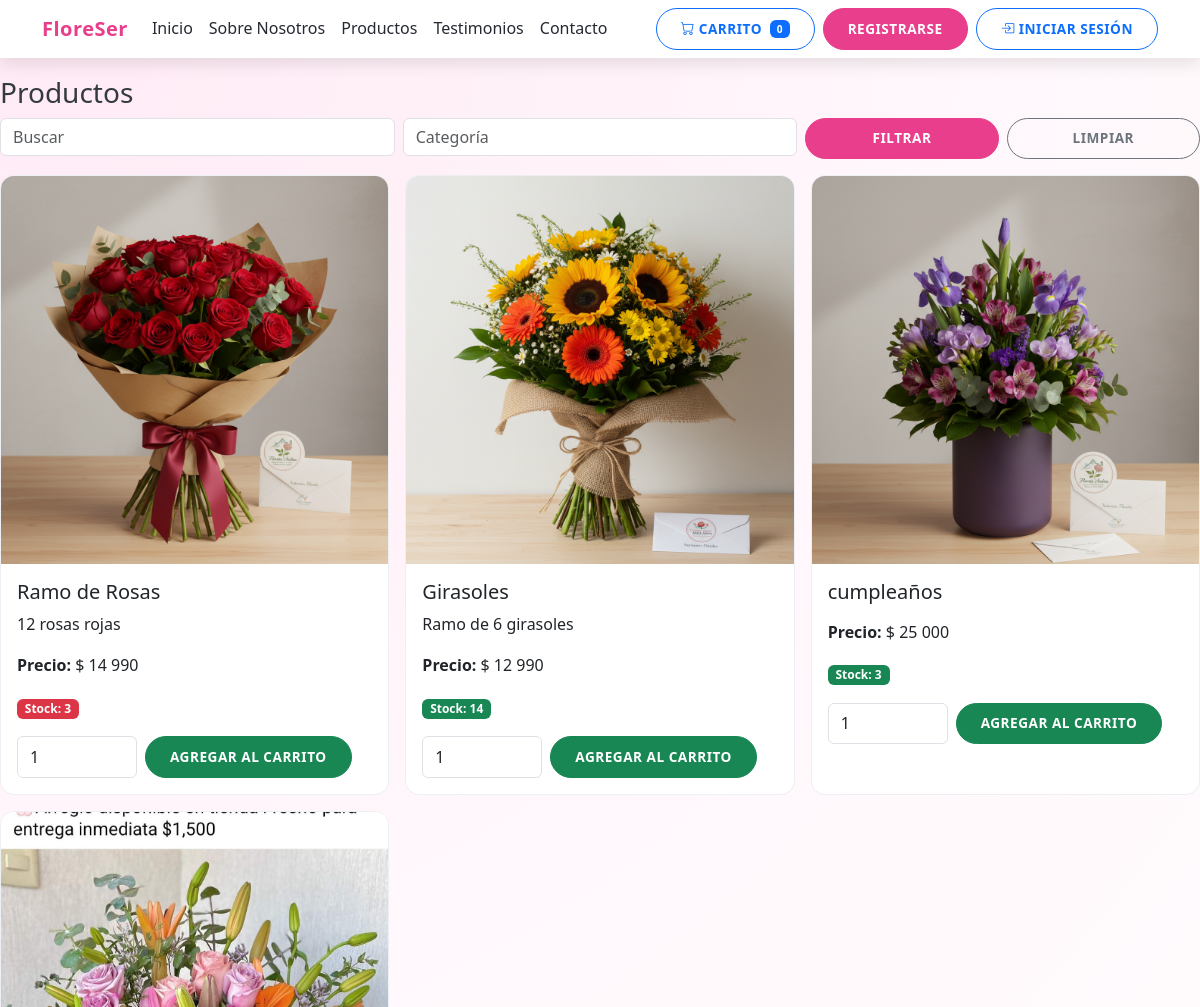
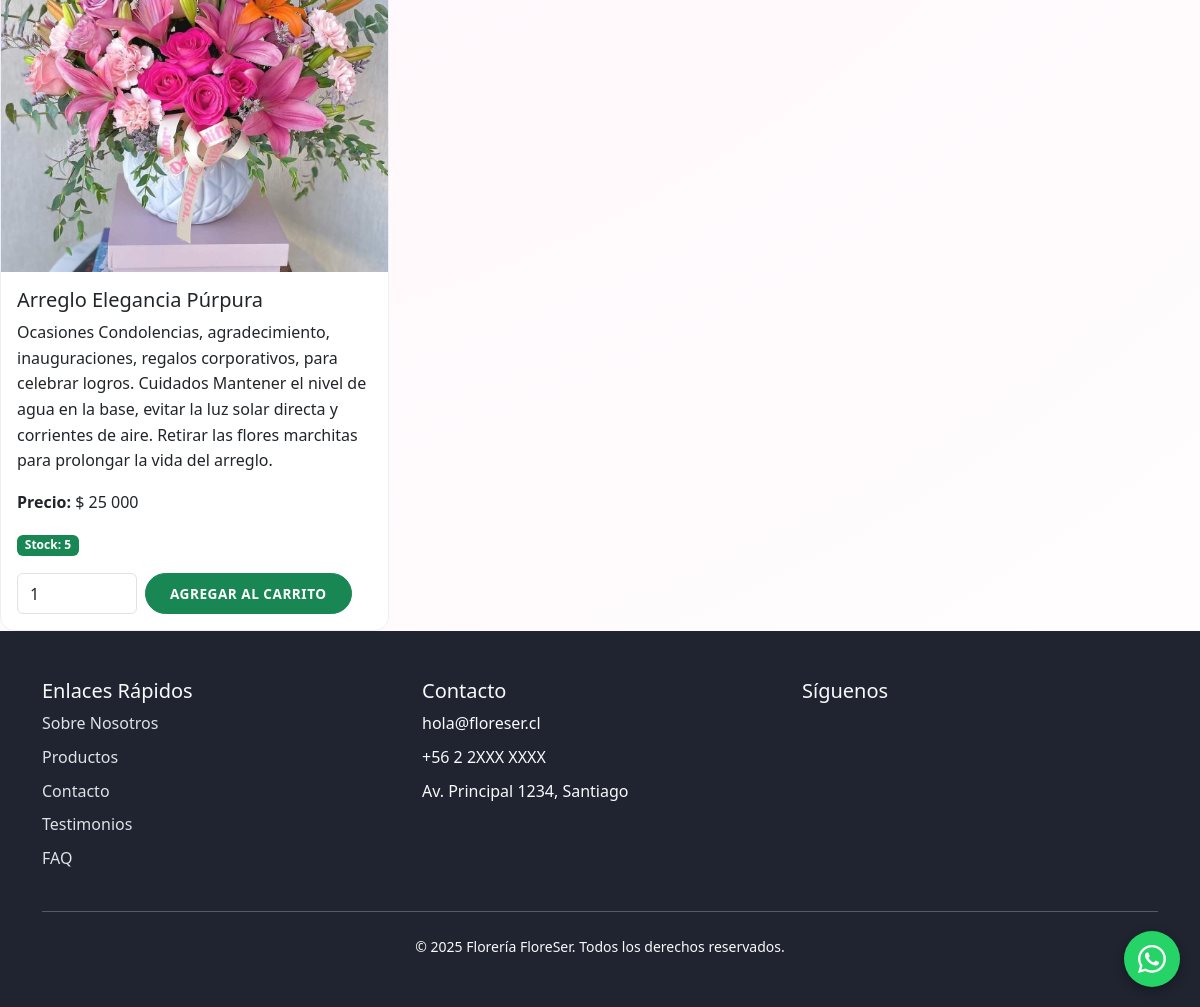
/productos/, run on the app's committed database (2 pictures, top to bottom).
### apps/productos/models.py (models this page shows, shortened)
class Producto(models.Model):
    class Categoria(models.TextChoices):
        AMOR_ANIVERSARIO = 'Amor y Aniversario', 'Amor y Aniversario'
        CUMPLEANOS = 'Cumpleaños', 'Cumpleaños'
        AGRADECIMIENTO = 'Agradecimiento', 'Agradecimiento'
        CONDOLENCIAS = 'Condolencias', 'Condolencias'
    sku = models.CharField(max_length=50, unique=True)
    nombre = models.CharField(max_length=150)
    descripcion = models.TextField(blank=True)
    categoria = models.CharField(max_length=100, choices=Categoria.choices)
    precio = models.DecimalField(max_digits=12, decimal_places=0, validators=[MinValueValidator(0)])
    stock = models.IntegerField(default=0, validators=[MinValueValidator(0)])
    stock_minimo = models.IntegerField(default=0, validators=[MinValueValidator(0)])
    imagen = models.ImageField(upload_to='productos/', blank=True, null=True)
    destacado = models.BooleanField(default=False)

### apps/home/models.py (models this page shows, shortened)
class Config(models.Model):
    nombre_sitio = models.CharField(max_length=100, default='Florería FloreSer')
    logo = models.ImageField(upload_to='configuracion/', blank=True, null=True)
    favicon = models.ImageField(upload_to='configuracion/', blank=True, null=True)
    telefono = models.CharField(max_length=20, blank=True)
    email = models.EmailField(blank=True)
    direccion = models.TextField(blank=True)
    horario_atencion = models.CharField(max_length=100, blank=True)
    facebook_url = models.URLField(blank=True)
    instagram_url = models.URLField(blank=True)
    whatsapp_numero = models.CharField(max_length=20, blank=True)
    alto_imagen_destacado = models.PositiveIntegerField(
        default=220,
        help_text=_('Altura en píxeles para productos destacados en la página de inicio.'),
    )
    alto_imagen_producto = models.PositiveIntegerField(
        default=220,
        help_text=_('Altura en píxeles para imágenes del catálogo de productos.'),
    )
    alto_imagen_ocasion = models.PositiveIntegerField(
        default=230,
        help_text=_('Altura en píxeles para las tarjetas de "Comprar por Ocación".'),
    )
    class Meta:
        verbose_name = _('Configuración del Sitio')
        verbose_name_plural = _('Configuración del Sitio')
        db_table = 'home_config'   # <- nombre exacto que evita el error
        app_label = 'home'

### apps/productos/views.py (the view)
# urls.py: path('', lista_productos, name='lista'),
def lista_productos(request):
    q = request.GET.get('q', '').strip()
    categoria = request.GET.get('categoria', '').strip()
    productos = Producto.objects.all()
    if q:
        productos = productos.filter(nombre__icontains=q)
    if categoria:
        productos = productos.filter(categoria__icontains=categoria)
    configuracion = Config.objects.first()
    return render(request, 'productos/lista.html', {
        'productos': productos,
        'q': q,
        'categoria': categoria,
        'configuracion': configuracion,
    })

### templates/productos/lista.html (shortened to what this page needs)
{% extends 'base.html' %}
{% load humanize %}
{% block content %}
<h3>Productos</h3>
<form class="row g-2 mb-3" method="get">
  <div class="col-sm-4"><input type="text" class="form-control" name="q" placeholder="Buscar" value="{{ q }}"></div>
  <div class="col-sm-4"><input type="text" class="form-control" name="categoria" placeholder="Categoría" value="{{ categoria }}"></div>
  <div class="col-sm-2"><button class="btn btn-primary w-100" type="submit">Filtrar</button></div>
  <div class="col-sm-2"><a class="btn btn-outline-secondary w-100" href="{% url 'productos:lista' %}">Limpiar</a></div>
</form>
<div class="row row-cols-1 row-cols-md-3 g-3">
  {% for p in productos %}
  <div class="col">
    <div class="card h-100">
      {% if p.imagen %}<img src="{{ p.imagen.url }}" class="card-img-top" alt="{{ p.nombre }}">{% endif %}
      <div class="card-body">
        <h5 class="card-title">{{ p.nombre }}</h5>
        <p class="card-text">{{ p.descripcion|default:"" }}</p>
        <p class="card-text"><strong>Precio:</strong> $ {{ p.precio|floatformat:0|intcomma }}</p>
        <p class="card-text">
          {% if p.stock <= p.stock_minimo %}
            <span class="badge bg-danger">Stock: {{ p.stock }}</span>
          {% else %}
            <span class="badge bg-success">Stock: {{ p.stock }}</span>
          {% endif %}
        </p>
        <form action="{% url 'pedidos:carrito_agregar' p.id %}" method="post" class="d-flex gap-2">
          <input type="number" min="1" value="1" name="cantidad" class="form-control" style="max-width:120px">
          <button class="btn btn-success" type="submit">Agregar al carrito</button>
        </form>
      </div>
    </div>
  </div>
  {% empty %}
  <p>No hay productos.</p>
  {% endfor %}
</div>
{% endblock %}

### templates/base.html (shortened to what this page needs)
<!DOCTYPE html>
{% load static %}
{% load i18n %}
<html lang="es">
<head>
    <link href="https://cdn.jsdelivr.net/npm/bootstrap@5.3.0/dist/css/bootstrap.min.css" rel="stylesheet">
    <link rel="stylesheet" href="https://cdn.jsdelivr.net/npm/bootstrap-icons@1.10.0/font/bootstrap-icons.css">
    <link rel="stylesheet" href="{% static 'css/styles.css' %}">
</head>
<body>
    <nav class="navbar navbar-expand-lg navbar-main fixed-top">
        <div class="container">
            <a class="navbar-brand" href="{% url 'home:index' %}">
                {% if configuracion and configuracion.logo %}
                <img src="{{ configuracion.logo.url }}" alt="{{ configuracion.nombre_sitio }}" height="40">
                {% else %}
                FloreSer
                {% endif %}
            </a>
            <div class="collapse navbar-collapse" id="navbarNav">
                {% url 'home:index' as home_url %}
                {% url 'home:sobre_nosotros' as sobre_url %}
                {% url 'productos:lista' as productos_url %}
                {% url 'home:testimonios' as testimonios_url %}
                {% url 'home:index' as home_url3 %}
                {% url 'pedidos:carrito' as carrito_url %}
                {% url 'clientes:perfil' as cli_perfil_url %}
                {% url 'clientes:mis_pedidos' as cli_misped_url %}
                {% url 'productos:crear' as prod_crear_url %}
                {% url 'admin:index' as admin_index_url %}
                {% url 'logout' as logout_url %}
                {% url 'login' as login_url %}
                <ul class="navbar-nav me-auto">
                    {% if home_url %}
                    <li class="nav-item">
                        <a class="nav-link" href="{{ home_url }}#inicio">Inicio</a>
                    </li>
                    {% endif %}
                    {% if sobre_url %}
                    <li class="nav-item">
                        <a class="nav-link" href="{{ sobre_url }}">Sobre Nosotros</a>
                    </li>
                    {% endif %}
                    {% if productos_url %}
                    <li class="nav-item">
                        <a class="nav-link" href="{{ productos_url }}">Productos</a>
                    </li>
                    {% endif %}
                    {% if testimonios_url %}
                    <li class="nav-item">
                        <a class="nav-link" href="{{ testimonios_url }}">Testimonios</a>
                    </li>
                    {% endif %}
                    {% if home_url3 %}
                    <li class="nav-item">
                        <a class="nav-link" href="{{ home_url3 }}#contacto">Contacto</a>
                    </li>
                    {% endif %}
                </ul>
                <div class="d-flex">
                    <a href="{{ carrito_url|default:'#' }}" class="btn btn-outline-primary me-2">
                        <i class="bi bi-cart"></i> Carrito
                        <span class="badge bg-primary ms-1">0</span>
                    </a>
                    {% if user.is_authenticated %}
                    <div class="dropdown">
                        <button class="btn btn-outline-primary dropdown-toggle" type="button" id="userDropdown" data-bs-toggle="dropdown">
                            <i class="bi bi-person-circle"></i> {{ user.username }}
                        </button>
                        <ul class="dropdown-menu dropdown-menu-end">
                            {% if cli_perfil_url %}
                            <li><a class="dropdown-item" href="{{ cli_perfil_url }}">Mi Perfil</a></li>
                            {% endif %}
                            {% if cli_misped_url %}
                            <li><a class="dropdown-item" href="{{ cli_misped_url }}">Mis Pedidos</a></li>
                            {% endif %}
                            {% if user.is_staff and admin_index_url %}
                            <li><a class="dropdown-item" href="{{ admin_index_url }}">Administración</a></li>
                            {% endif %}
                            {% if user.is_staff %}
                            <li><a class="dropdown-item" href="{% url 'reportes:index' %}">Reportes</a></li>
                            {% endif %}
                            {% if user.is_staff and prod_crear_url %}
                            <li><a class="dropdown-item" href="{{ prod_crear_url }}">Agregar producto</a></li>
                            {% endif %}
                            <li><hr class="dropdown-divider"></li>
                            <li>
                                <form action="{{ logout_url|default:'#' }}" method="post" class="d-inline">
                                    {% csrf_token %}
                                    <button type="submit" class="dropdown-item">Cerrar Sesión</button>
                                </form>
                            </li>
                        </ul>
                    </div>
                    {% else %}
                    <div class="d-flex gap-2">
                        <a href="{% url 'signup' %}" class="btn btn-primary">
                            Registrarse
                        </a>
                        <a href="{{ login_url|default:'#' }}" class="btn btn-outline-primary">
                            <i class="bi bi-box-arrow-in-right"></i> Iniciar Sesión
                        </a>
                    </div>
                    {% endif %}
                </div>
            </div>
        </div>
    </nav>
    <div style="padding-top: 76px;">
        {% block content %}{% endblock %}
    </div>
    <footer class="footer-site py-5">
        <div class="container">
            <div class="row g-4">
                <div class="col-lg-4">
                    <h5>Enlaces Rápidos</h5>
                    <ul class="list-unstyled footer-links">
                        {% url 'home:sobre_nosotros' as sobre_url %}
                        {% url 'productos:lista' as prodf_url %}
                        {% url 'home:testimonios' as testimoniosf_url %}
                        {% url 'home:faq' as faq_url %}
                        <li class="mb-2">
                            <a href="{{ sobre_url|default:'#' }}" class="text-decoration-none">Sobre Nosotros</a>
                        </li>
                        <li class="mb-2">
                            <a href="{{ prodf_url|default:'#' }}" class="text-decoration-none">Productos</a>
                        </li>
                        <li class="mb-2">
                            <a href="{{ homef_url|default:'#' }}#contacto" class="text-decoration-none">Contacto</a>
                        </li>
                        <li class="mb-2">
                            <a href="{{ testimoniosf_url|default:'#' }}" class="text-decoration-none">Testimonios</a>
                        </li>
                        {% if faq_url %}
                        <li class="mb-2">
                            <a href="{{ faq_url }}" class="text-decoration-none">FAQ</a>
                        </li>
                        {% endif %}
                    </ul>
                </div>
                <div class="col-lg-4">
                    <h5>Contacto</h5>
                    <ul class="list-unstyled mb-0">
                        <li class="mb-2">
                            {% if configuracion and configuracion.email %}
                                {{ configuracion.email }}
                            {% else %}
                                hola@floreser.cl
                            {% endif %}
                        </li>
                        <li class="mb-2">
                            {% if configuracion and configuracion.telefono %}
                                {{ configuracion.telefono }}
                            {% else %}
                                +56 2 2XXX XXXX
                            {% endif %}
                        </li>
                        <li class="mb-2">
                            {% if configuracion and configuracion.direccion %}
                                {{ configuracion.direccion }}
                            {% else %}
                                Av. Principal 1234, Santiago
                            {% endif %}
                        </li>
                    </ul>
                </div>
                <div class="col-lg-4">
                    <h5>Síguenos</h5>
                </div>
            </div>
            <hr class="my-4">
            <div class="text-center">
                <p class="mb-0 small">&copy; {% now "Y" %} {% if configuracion %}{{ configuracion.nombre_sitio }}{% else %}Florería FloreSer{% endif %}. Todos los derechos reservados.</p>
            </div>
        </div>
    </footer>
    {% if configuracion and configuracion.whatsapp_numero %}
    <a href="https://wa.me/{{ configuracion.whatsapp_numero }}" class="whatsapp-float" target="_blank" aria-label="Chat por WhatsApp">
        <i class="bi bi-whatsapp"></i>
    </a>
    {% endif %}
</body>
</html>

### static/css/styles.css (style rules this page uses)
:root { --primary-color: #e83e8c; --secondary-color: #ffd6e8; --accent-color: #ff7f50; --light-color: #fff7fb; --dark-color: #343a40; --gray-100: #f8f9fa; --gray-200: #eceff4; --gray-600: #6c757d; --box-shadow: 0 0.5rem 1rem rgba(232, 62, 140, 0.15); --transition: all 0.3s ease; }
body { font-family: 'Segoe UI', Tahoma, Geneva, Verdana, sans-serif; color: var(--dark-color); line-height: 1.6; background: radial-gradient(circle at top left, #ffeaf5 0, #fff7fb 40%, #ffffff 100%); }
.navbar-brand { font-weight: 700; letter-spacing: 0.5px; }
.navbar-main, .navbar-main.bg-dark, .navbar-main.navbar-dark { background-color: #ffffff !important; box-shadow: 0 0.35rem 1rem rgba(0, 0, 0, 0.1); z-index: 1030; }
.navbar-main .navbar-brand { font-weight: 700; letter-spacing: 0.5px; color: var(--primary-color) !important; }
.navbar-main .navbar-nav .nav-link { color: #252932 !important; font-weight: 500; }
.btn { padding: 0.6rem 1.5rem; border-radius: 50px; font-weight: 600; transition: var(--transition); text-transform: uppercase; font-size: 0.85rem; letter-spacing: 0.5px; }
.btn-primary { background-color: var(--primary-color); border-color: var(--primary-color); }
.card { transition: var(--transition); overflow: hidden; border-radius: 14px; border: 1px solid var(--gray-200); }
.card-img-top { transition: var(--transition); }
.footer-site { background: #1f2430; color: #f8f9fa; }
.footer-site h5 { color: #f8f9fa; }
.footer-site .footer-links a { color: #dee2e6; }
.whatsapp-float { position: fixed; right: 20px; bottom: 20px; z-index: 1050; width: 56px; height: 56px; border-radius: 50%; background-color: #25d366; color: #fff; display: flex; align-items: center; justify-content: center; font-size: 28px; box-shadow: 0 4px 12px rgba(0, 0, 0, .3); transition: transform .2s ease, box-shadow .2s ease, background-color .2s ease; }

### data on the page
Producto: imagen (picture), nombre "Ramo de Rosas", descripcion "12 rosas rojas", precio "14 990", stock "3"
Producto: imagen (picture), nombre "Girasoles", descripcion "Ramo de 6 girasoles", precio "12 990", stock "14"
Producto: imagen (picture), nombre "cumpleaños", precio "25 000", stock "3"
Producto: imagen (picture), nombre "Arreglo Elegancia Púrpura", descripcion "Ocasiones Condolencias, agradecimiento, inauguraciones, regalos corporativos, para celebrar logros. Cuidados Mantener el nivel de agua en la base, evitar la luz solar directa y corrientes de aire. Retirar las flores marchitas para prolongar la vida del arreglo.", precio "25 000", stock "5"
Config: nombre_sitio "Florería FloreSer"
